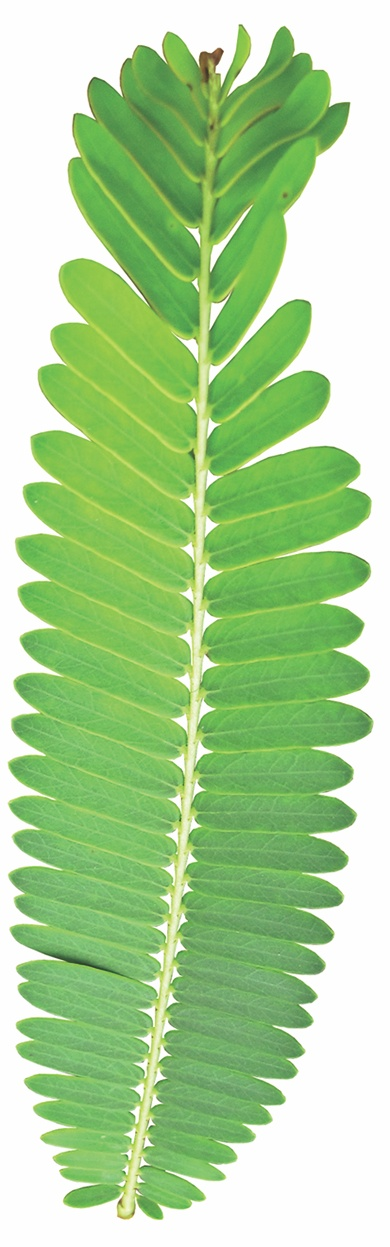
#> input picture Tree_Species_Dataset/amla/7.jpg, 390 x 1247 px; its folder holds only this picture in this run
$ python -i preprocessing.py   (imports and definitions only)
#> lines starting #> are read from the running program, lines starting #| are printed output that depends on the picture
import os
import cv2
import numpy as np
from PIL import Image, ImageEnhance, ImageFilter
from tqdm import tqdm
import matplotlib.pyplot as plt
import tensorflow as tf

# [32 lines left out: functions resize_image, normalize_image, not called in this run]

def apply_augmentation(image, rotation_range=20, flip=True, brightness_range=(0.8, 1.2), contrast_range=(0.8, 1.2)):
    """
    Apply data augmentation to an image

    Args:
        image: Input image (PIL Image)
        rotation_range: Maximum rotation angle in degrees
        flip: Whether to apply horizontal flip
        brightness_range: Range for brightness adjustment
        contrast_range: Range for contrast adjustment

    Returns:
        Augmented image as PIL Image
    """
    if isinstance(image, np.ndarray):
        # Convert numpy array to PIL Image
        image = Image.fromarray(image)

    # Random rotation
    if rotation_range > 0:
        angle = np.random.uniform(-rotation_range, rotation_range)
        image = image.rotate(angle, resample=Image.BILINEAR, expand=False)

    # Random horizontal flip
    if flip and np.random.random() > 0.5:
        image = image.transpose(Image.FLIP_LEFT_RIGHT)

    # Random brightness adjustment
    if brightness_range is not None:
        brightness_factor = np.random.uniform(brightness_range[0], brightness_range[1])
        enhancer = ImageEnhance.Brightness(image)
        image = enhancer.enhance(brightness_factor)

    # Random contrast adjustment
    if contrast_range is not None:
        contrast_factor = np.random.uniform(contrast_range[0], contrast_range[1])
        enhancer = ImageEnhance.Contrast(image)
        image = enhancer.enhance(contrast_factor)

    return image

# [121 lines left out: functions preprocess_for_model, batch_preprocess_images, process_directory_images, not called in this run]

def visualize_preprocessing(image_path, target_size=(224, 224)):
    """
    Visualize the preprocessing steps for an image

    Args:
        image_path: Path to the input image
        target_size: Target size for resizing (height, width)
    """
#> called with image_path = '../Tree_Species_Dataset/amla/7.jpg', target_size = (224, 224)
    # Load original image
    original_img = Image.open(image_path).convert('RGB')
#> original_img is the input picture: PIL image 390x1247 RGB; mean R, G, B 169.8, 209.5, 151

    # Resize image
    resized_img = original_img.resize(target_size, Image.LANCZOS)
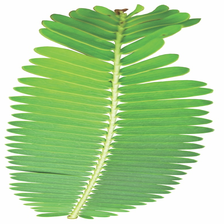
#> resized_img: PIL image 224x224 RGB; mean R, G, B 169.7, 209.4, 150.9

    # Convert to numpy array
    img_array = np.array(resized_img)

    # Normalize image
    normalized_img = img_array.astype(np.float32) / 255.0

    # Create augmented versions
    augmented_imgs = [
        apply_augmentation(original_img) for _ in range(3)
    ]
#> in apply_augmentation, `image = image.rotate(angle, resample=Image.BILINEAR, expand=False)`:
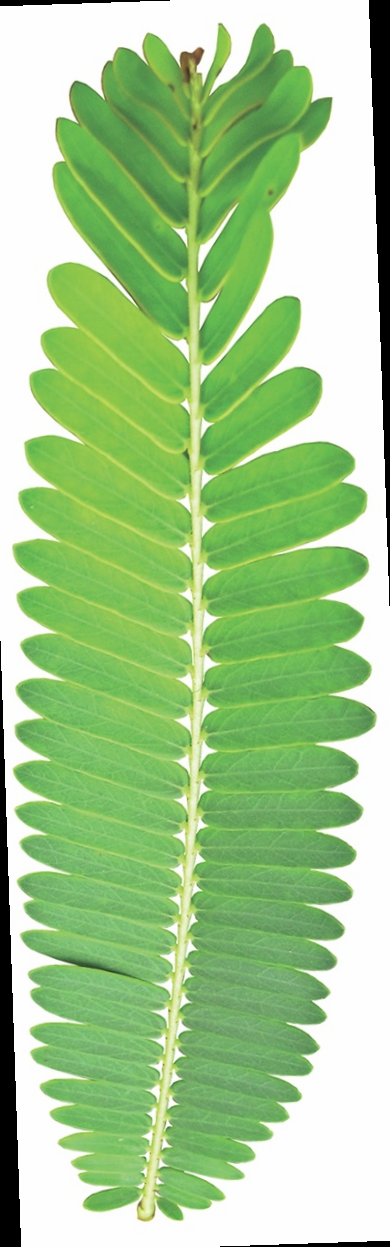
#> image: PIL image 390x1247 RGB; mean R, G, B 162, 201.7, 143.2
#> in apply_augmentation, `image = image.transpose(Image.FLIP_LEFT_RIGHT)`:
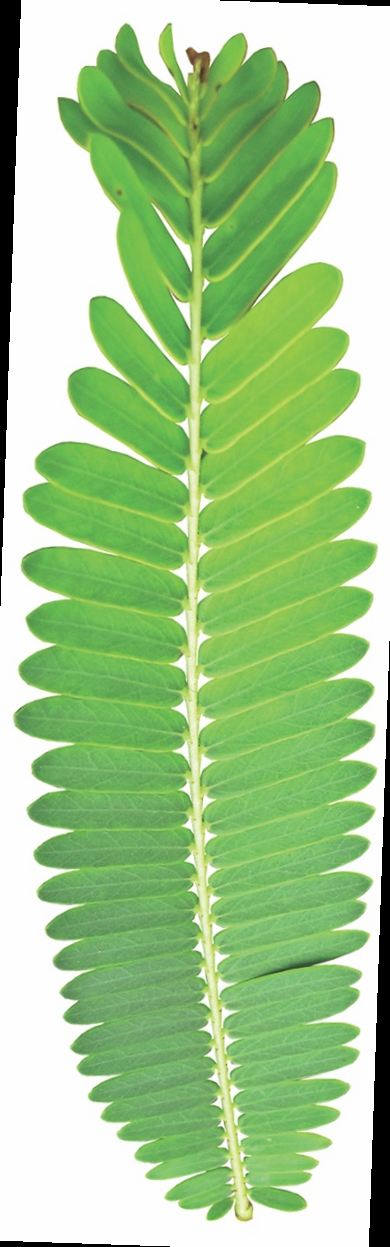
#> image: PIL image 390x1247 RGB; mean R, G, B 162, 201.7, 143.2
#> call 2 of apply_augmentation, with rotation_range = 20, flip = True, brightness_range = (0.8, 1.2), contrast_range = (0.8, 1.2)
#> in apply_augmentation (call 2), `angle = np.random.uniform(-rotation_range, rotation_range)`: angle = -3.05
#> in apply_augmentation (call 2), `image = image.rotate(angle, resample=Image.BILINEAR, expand=False)`:
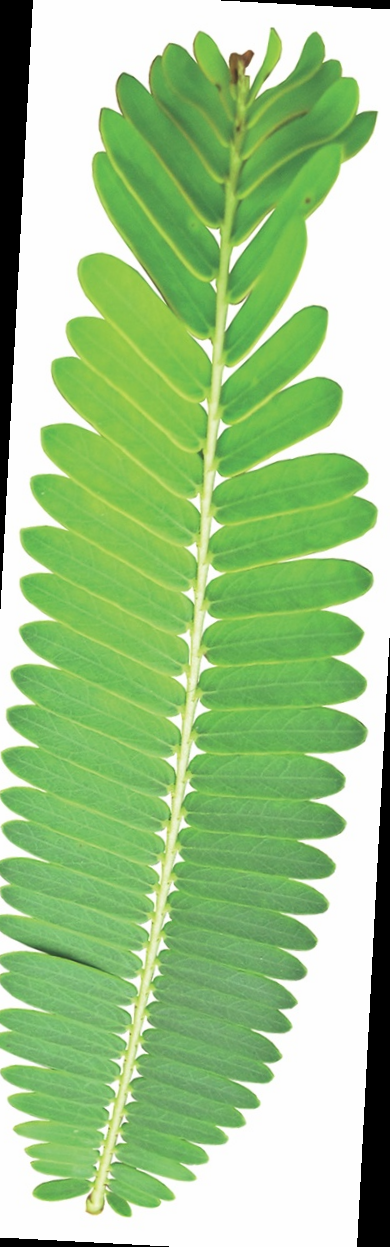
#> image: PIL image 390x1247 RGB; mean R, G, B 158, 197.7, 139.2
#> in apply_augmentation (call 2), `image = image.transpose(Image.FLIP_LEFT_RIGHT)`:
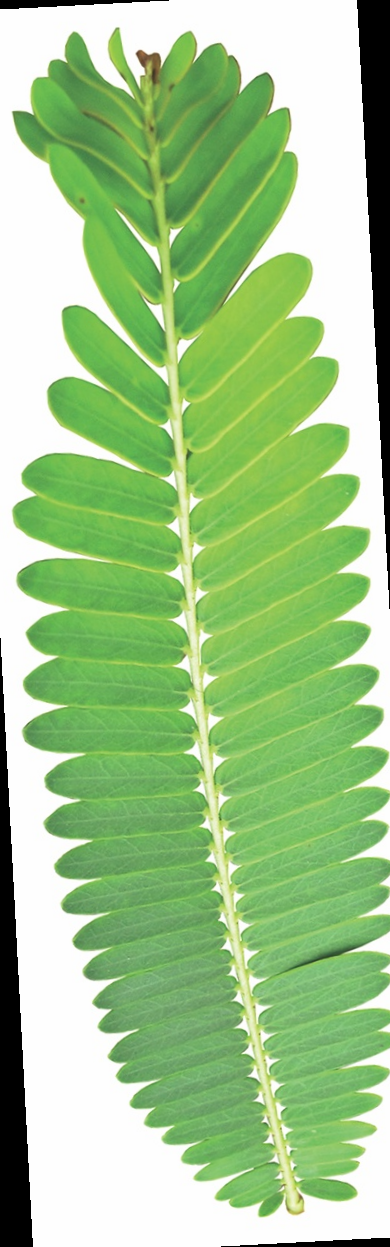
#> image: PIL image 390x1247 RGB; mean R, G, B 158, 197.7, 139.2
#> in apply_augmentation (call 2), `brightness_factor = np.random.uniform(brightness_range[0], brightness_..`: brightness_factor = 0.975
#> in apply_augmentation (call 2), `contrast_factor = np.random.uniform(contrast_range[0], contrast_range[..`: contrast_factor = 1.16
#> call 3 of apply_augmentation, with rotation_range = 20, flip = True, brightness_range = (0.8, 1.2), contrast_range = (0.8, 1.2)
#> in apply_augmentation (call 3), `angle = np.random.uniform(-rotation_range, rotation_range)`: angle = 18.55
#> in apply_augmentation (call 3), `image = image.rotate(angle, resample=Image.BILINEAR, expand=False)`:
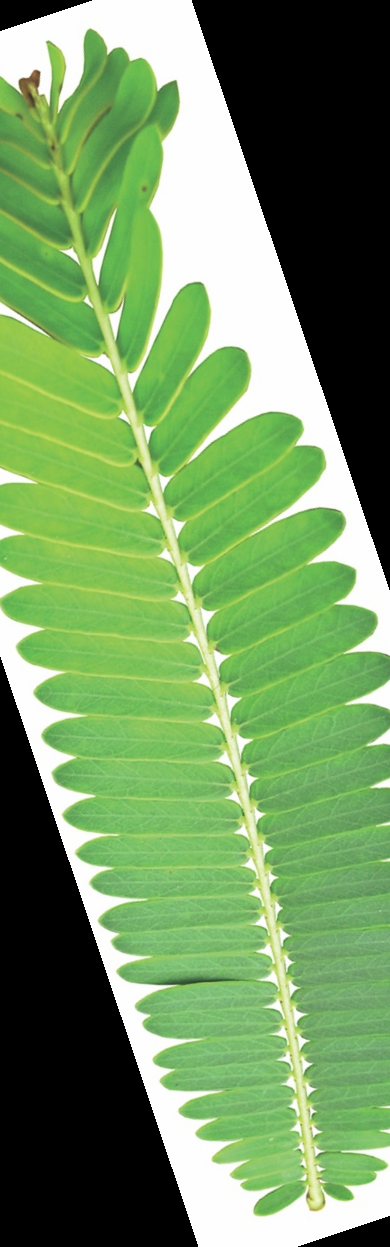
#> image: PIL image 390x1247 RGB; mean R, G, B 114.7, 151, 97.5
#> in apply_augmentation (call 3), `brightness_factor = np.random.uniform(brightness_range[0], brightness_..`: brightness_factor = 1.12
#> in apply_augmentation (call 3), `image = enhancer.enhance(brightness_factor)`:
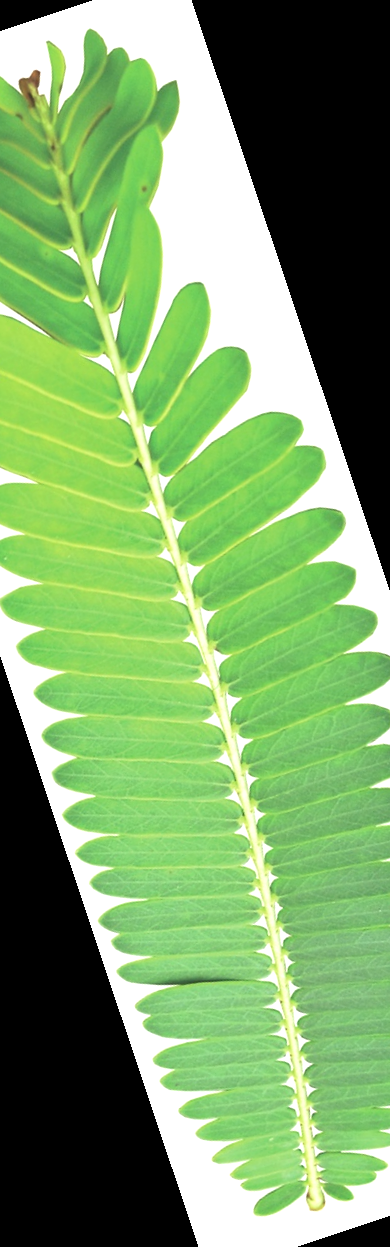
#> image: PIL image 390x1247 RGB; mean R, G, B 123.2, 163.5, 104.2
#> in apply_augmentation (call 3), `contrast_factor = np.random.uniform(contrast_range[0], contrast_range[..`: contrast_factor = 1.01
#> augmented_imgs = 3 items

    # Visualize
    plt.figure(figsize=(15, 10))

    # Original image
    plt.subplot(2, 3, 1)
    plt.imshow(original_img)
    plt.title('Original Image')
    plt.axis('off')

    # Resized image
    plt.subplot(2, 3, 2)
    plt.imshow(resized_img)
    plt.title(f'Resized to {target_size}')
    plt.axis('off')

    # Normalized image
    plt.subplot(2, 3, 3)
    plt.imshow(normalized_img)
    plt.title('Normalized [0, 1]')
    plt.axis('off')

    # Augmented images
    for i, aug_img in enumerate(augmented_imgs):
        plt.subplot(2, 3, 4 + i)
        plt.imshow(aug_img)
        plt.title(f'Augmented {i+1}')
        plt.axis('off')
#> this loop made 3 passes

    plt.tight_layout()
    plt.show()

# Example usage
# [15 lines not run here, left out]

>>> result = visualize_preprocessing('../Tree_Species_Dataset/amla/7.jpg')

$ run again, on Tree_Species_Dataset/amla/images (18).jpeg
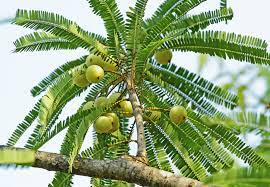
#> input picture Tree_Species_Dataset/amla/images (18).jpeg, 270 x 187 px
#> in visualize_preprocessing, original_img is the input picture: PIL image 270x187 RGB; mean R, G, B 144.8, 166, 121.2
#> angle = -3.05
#> brightness_factor = 0.975
#> contrast_factor = 1.16
#> in apply_augmentation (call 2), `image = enhancer.enhance(contrast_factor)`:
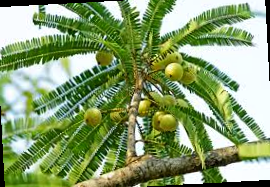
#> image: PIL image 270x187 RGB; mean R, G, B 134, 157.2, 108.2
#> angle = 18.55
#> brightness_factor = 1.12
#> in apply_augmentation (call 3), `image = enhancer.enhance(brightness_factor)`:
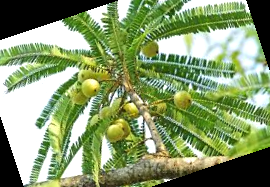
#> image: PIL image 270x187 RGB; mean R, G, B 133.2, 152.8, 106.4
#> contrast_factor = 1.01
#> augmented_imgs = 3 items
#> the loop in visualize_preprocessing, `for i, aug_img in enumerate(augmented_imgs):` made 3 passes

$ run again, on Tree_Species_Dataset/amla/images (19).jpeg
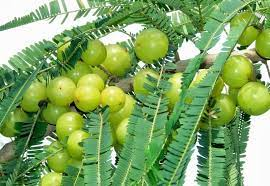
#> input picture Tree_Species_Dataset/amla/images (19).jpeg, 270 x 186 px
#> in visualize_preprocessing, original_img is the input picture: PIL image 270x186 RGB; mean R, G, B 128.3, 165.7, 98.1
#> angle = 18.55
#> brightness_factor = 1.12
#> in apply_augmentation (call 3), `image = enhancer.enhance(brightness_factor)`:
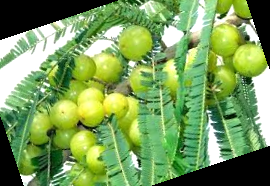
#> image: PIL image 270x186 RGB; mean R, G, B 120.6, 156.9, 89.7
#> contrast_factor = 1.01
#> augmented_imgs = 3 items
#> the loop in visualize_preprocessing, `for i, aug_img in enumerate(augmented_imgs):` made 3 passes
